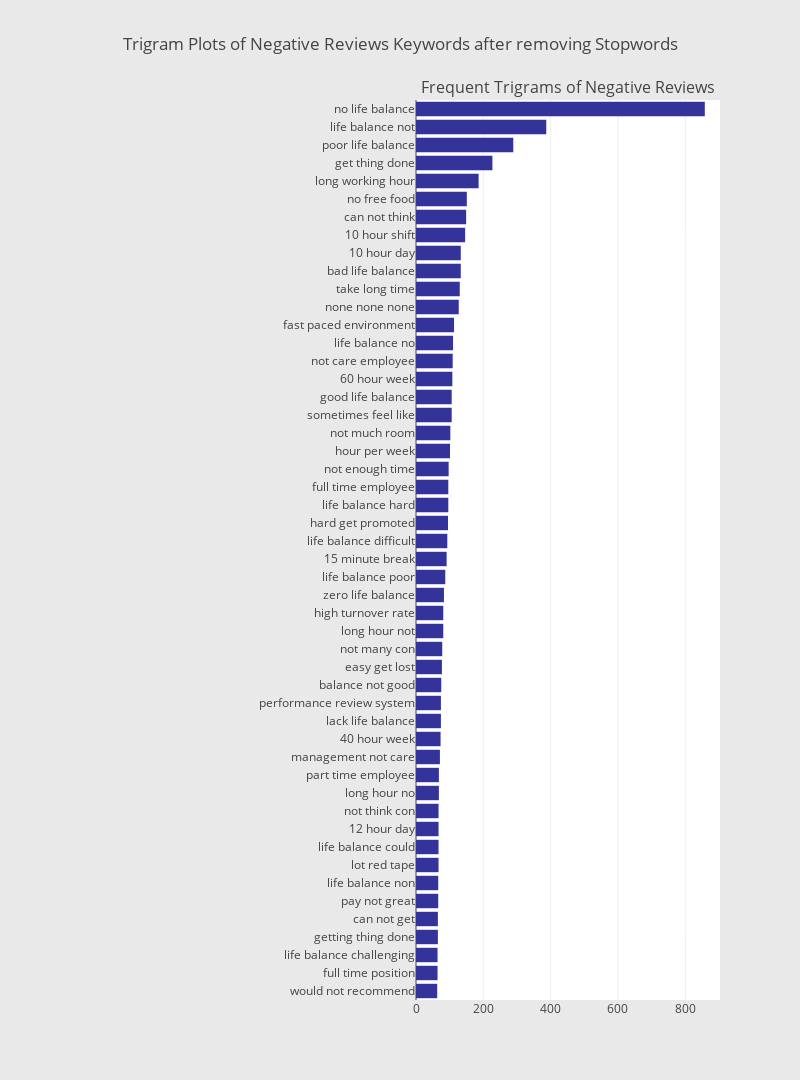

The notebook cell this image was saved under:
### Code cell
# Plotting the trigram plot (Cons)
trigram_dict = defaultdict(int)

for sentence in reviews_df["Reviews"]:
    if len(sentence) > 1:
        trigram = ngrams(sentence, 3)
        for gram in trigram:
            trigram_dict[" ".join([g for g in gram])] += 1
        
fd_sorted = pd.DataFrame(sorted(trigram_dict.items(), key=lambda x: x[1])[::-1])
fd_sorted.columns = ["word", "wordFreq"]
sym_3 = horizontal_bar_chart(fd_sorted.head(50), '#333399')
                             
fig = tools.make_subplots(
        rows=1, 
        cols=2, 
        vertical_spacing=0.04,
        horizontal_spacing=0.05,
        subplot_titles=["", "Frequent Trigrams of Negative Reviews"])
fig.append_trace(sym_3, 1, 2)
fig['layout'].update(
        height=1080, 
        width=800, 
        paper_bgcolor='rgb(233,233,233)', 
        title="Trigram Plots of Negative Reviews Keywords after removing Stopwords")
plotly.offline.iplot(fig) # jupyter notebook only

### Figure 1 — Plotly figure (JSON) as saved in the notebook; plotly's stock layout.template omitted (floating-point values rounded to 4 significant figures)
{"data": [{"marker": {"color": "#333399"}, "orientation": "h", "showlegend": false, "type": "bar", "uid": "24d58866-876b-4456-9a87-88bbc8f0987b", "x": [63, 64, 64, 65, 65, 66, 66, 67, 67, 67, 67, 68, 68, 71, 73, 74, 74, 75, 77, 78, 81, 81, 83, 87, 91, 93, 95, 96, 96, 97, 101, 102, 106, 106, 108, 109, 110, 113, 127, 130, 133, 133, 146, 149, 151, 186, 227, 289, 387, 858], "xaxis": "x2", "y": ["would not recommend", "full time position", "life balance challenging", "getting thing done", "can not get", "pay not great", "life balance non", "lot red tape", "life balance could", "12 hour day", "not think con", "long hour no", "part time employee", "management not care", "40 hour week", "lack life balance", "performance review system", "balance not good", "easy get lost", "not many con", "long hour not", "high turnover rate", "zero life balance", "life balance poor", "15 minute break", "life balance difficult", "hard get promoted", "life balance hard", "full time employee", "not enough time", "hour per week", "not much room", "sometimes feel like", "good life balance", "60 hour week", "not care employee", "life balance no", "fast paced environment", "none none none", "take long time", "bad life balance", "10 hour day", "10 hour shift", "can not think", "no free food", "long working hour", "get thing done", "poor life balance", "life balance not", "no life balance"], "yaxis": "y2"}], "layout": {"annotations": [{"font": {"size": 16}, "showarrow": false, "text": "Frequent Trigrams of Negative Reviews", "x": 0.7625, "xanchor": "center", "xref": "paper", "y": 1, "yanchor": "bottom", "yref": "paper"}], "height": 1080, "paper_bgcolor": "rgb(233,233,233)", "title": {"text": "Trigram Plots of Negative Reviews Keywords after removing Stopwords"}, "width": 800, "xaxis": {"anchor": "y", "domain": [0, 0.475]}, "xaxis2": {"anchor": "y2", "domain": [0.525, 1]}, "yaxis": {"anchor": "x", "domain": [0, 1]}, "yaxis2": {"anchor": "x2", "domain": [0, 1]}}}
